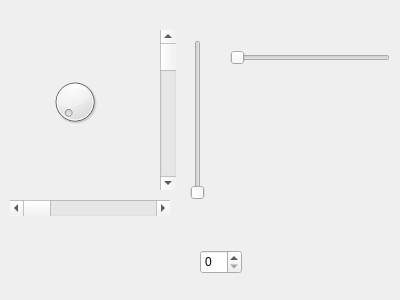
<?xml version="1.0" encoding="UTF-8"?>
<ui version="4.0">
 <class>Form</class>
 <widget class="QWidget" name="Form">
  <property name="geometry">
   <rect>
    <x>0</x>
    <y>0</y>
    <width>400</width>
    <height>300</height>
   </rect>
  </property>
  <property name="windowTitle">
   <string>Form</string>
  </property>
  <widget class="QDial" name="dial">
   <property name="geometry">
    <rect>
     <x>50</x>
     <y>70</y>
     <width>50</width>
     <height>64</height>
    </rect>
   </property>
  </widget>
  <widget class="QSpinBox" name="spinBox">
   <property name="geometry">
    <rect>
     <x>200</x>
     <y>250</y>
     <width>42</width>
     <height>24</height>
    </rect>
   </property>
  </widget>
  <widget class="QSlider" name="horizontalSlider">
   <property name="geometry">
    <rect>
     <x>230</x>
     <y>50</y>
     <width>160</width>
     <height>16</height>
    </rect>
   </property>
   <property name="orientation">
    <enum>Qt::Horizontal</enum>
   </property>
  </widget>
  <widget class="QScrollBar" name="verticalScrollBar">
   <property name="geometry">
    <rect>
     <x>160</x>
     <y>30</y>
     <width>16</width>
     <height>160</height>
    </rect>
   </property>
   <property name="orientation">
    <enum>Qt::Vertical</enum>
   </property>
  </widget>
  <widget class="QScrollBar" name="horizontalScrollBar">
   <property name="geometry">
    <rect>
     <x>10</x>
     <y>200</y>
     <width>160</width>
     <height>16</height>
    </rect>
   </property>
   <property name="orientation">
    <enum>Qt::Horizontal</enum>
   </property>
  </widget>
  <widget class="QSlider" name="verticalSlider">
   <property name="geometry">
    <rect>
     <x>190</x>
     <y>40</y>
     <width>16</width>
     <height>160</height>
    </rect>
   </property>
   <property name="orientation">
    <enum>Qt::Vertical</enum>
   </property>
  </widget>
 </widget>
 <resources/>
 <connections/>
</ui>
